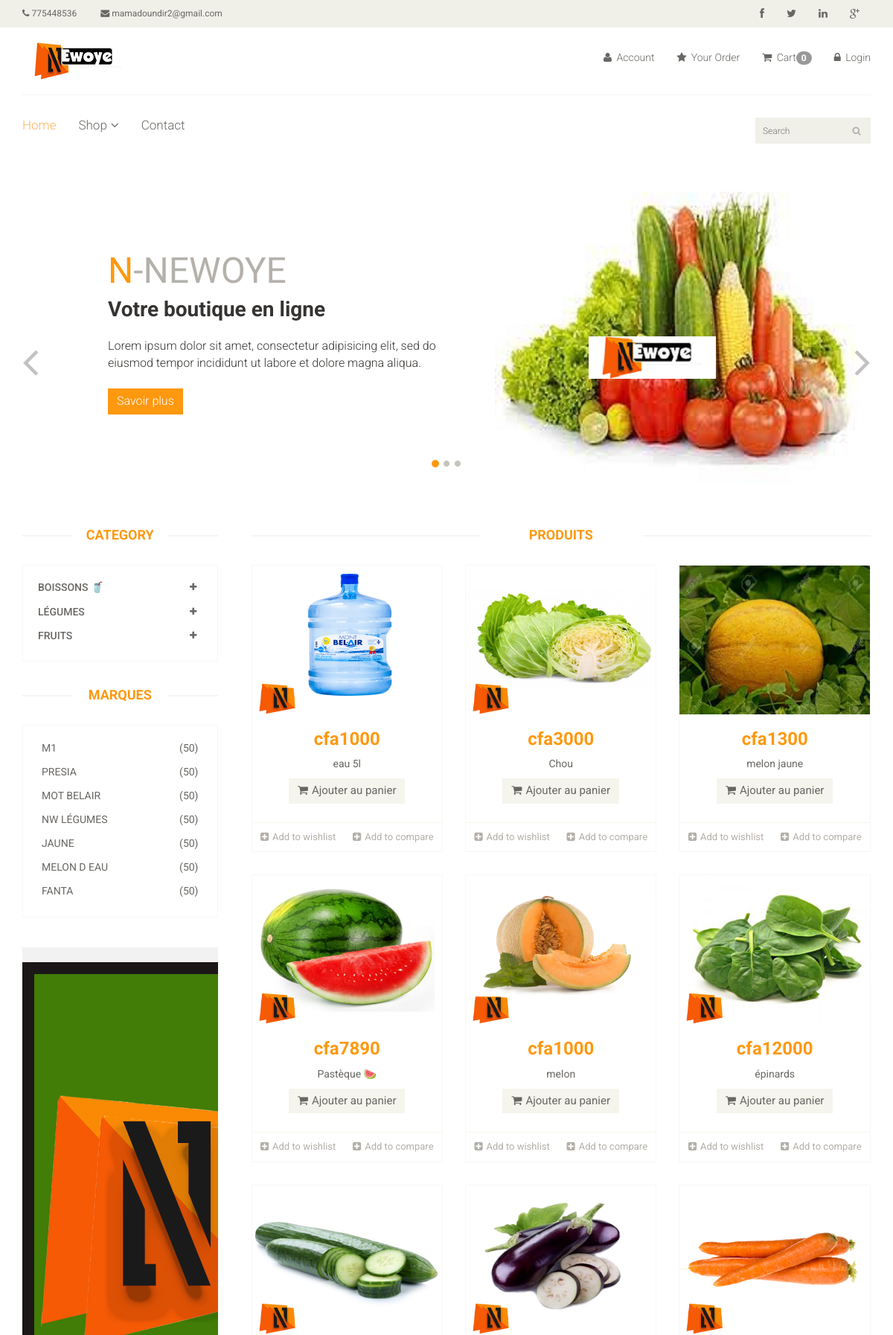
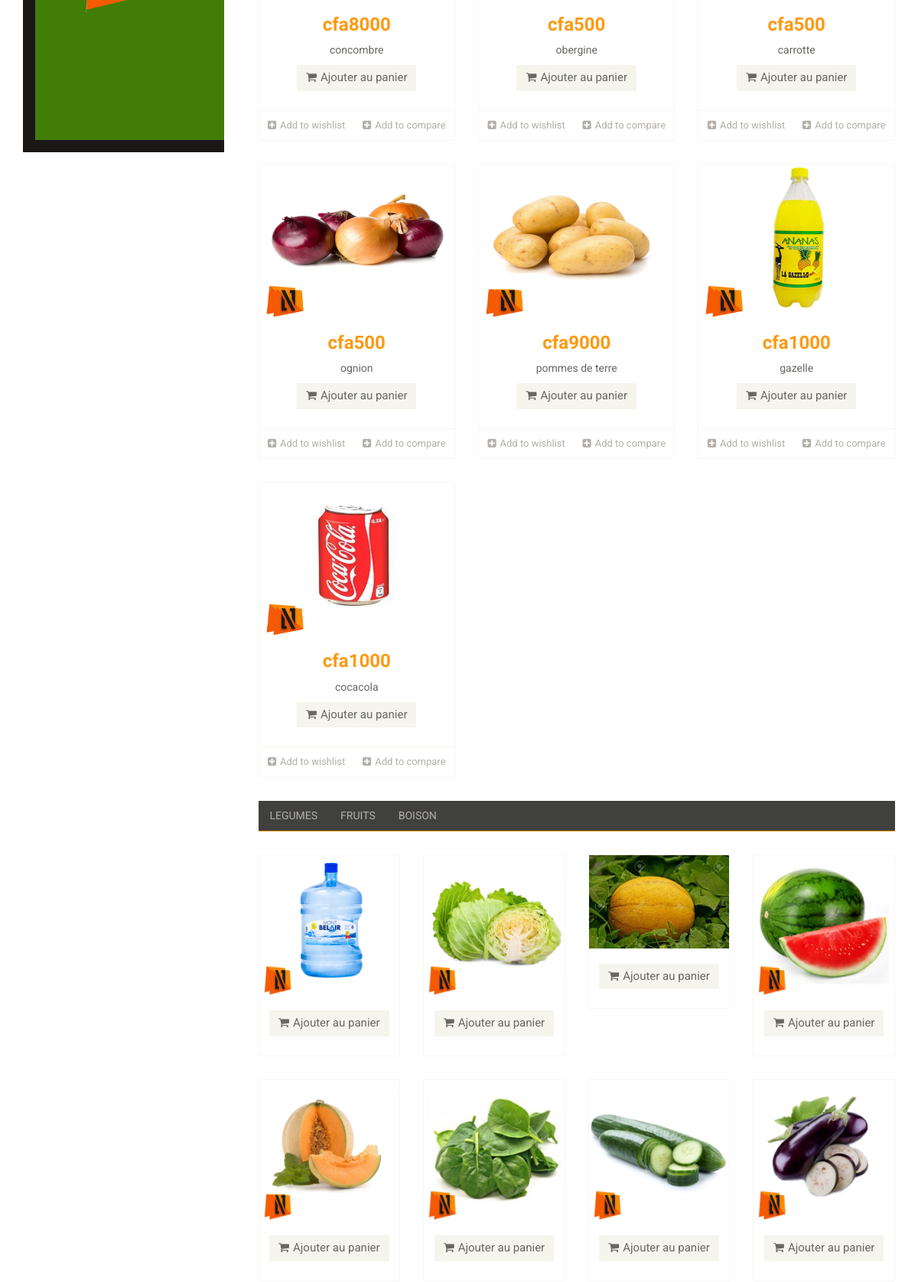
The page / (upper part) on the database its author committed (2 pictures, top to bottom).
### app/models.py (models this page shows, shortened)
class Category(models.Model):
    name = models.CharField(max_length=200)

class Brand(models.Model):
    name = models.CharField(max_length=200)

class Product(models.Model):
    Availability = (('In Stock','In Stock'),('Out of Stock','Out of Stock'))
    category = models.ForeignKey(Category, on_delete=models.CASCADE, null=False, default='')
    sub_category = models.ForeignKey(Sub_Category, on_delete=models.CASCADE, null=False, default='')
    brand = models.ForeignKey(Brand,on_delete=models.CASCADE,null=True)
    image = models.ImageField(upload_to='ecommerce/pimg')
    name = models.CharField(max_length=100)
    price = models.IntegerField()
    Availability = models.CharField(choices= Availability,null=True,max_length=100)
    date = models.DateField(auto_now_add=True)

### E_shop/views.py (the view)
# urls.py: path('',views.Index,name='index'),
def Index(request):
    category = Category.objects.all()
    brand = Brand.objects.all()
    brandID = request.GET.get('brand ')
    categoryID = request.GET.get('category')
    if categoryID:
        product = Product.objects.filter(sub_category=categoryID).order_by('-id')
    elif brandID:
        product = Product.objects.filter(brand=brandID).order_by('-id')
    else:
        product = Product.objects.all()
    context = {
        'category': category,
        'product': product,
        'brand': brand,
    }
    return render(request, 'index.html', context)

### templates/index.html (shortened to what this page needs)
{% extends 'master.html'%}
{%block body%}
	<section id="slider">
		<div class="container">
			<div class="row">
				<div class="col-sm-12">
					<div id="slider-carousel" class="carousel slide" data-ride="carousel">
						<ol class="carousel-indicators">
							<li data-target="#slider-carousel" data-slide-to="0" class="active"></li>
							<li data-target="#slider-carousel" data-slide-to="1"></li>
							<li data-target="#slider-carousel" data-slide-to="2"></li>
						</ol>
						<div class="carousel-inner">
							<div class="item active">
								<div class="col-sm-6">
								<h1><span>N</span>-NEWOYE</h1>
									<h2>Votre boutique en ligne </h2>
									<p>Lorem ipsum dolor sit amet, consectetur adipisicing elit, sed do eiusmod tempor incididunt ut labore et dolore magna aliqua.
									<button type="button" class="btn btn-default get">Savoir plus</button>
									</div>
								<div class="col-sm-6">
									<img src="/static/images/home/girl1.jpg" alt="" />
									<img src="/static/images/home/pricing.png"  class="pricing" alt="" />
								</div>
							</div>
						</div>
						<a href="#slider-carousel" class="left control-carousel hidden-xs" data-slide="prev">
							<i class="fa fa-angle-left"></i>
						</a>
						<a href="#slider-carousel" class="right control-carousel hidden-xs" data-slide="next">
							<i class="fa fa-angle-right"></i>
						</a>
					</div>
				</div>
			</div>
		</div>
	</section>
	<section>
		<div class="container">
			<div class="row">
				<div class="col-sm-3">
					<div class="left-sidebar">
						<h2>Category</h2>
						<div class="panel-group category-products" id="accordian">
							{% for cat in category %}
							<div class="panel panel-default">
								<div class="panel-heading">
									<h4 class="panel-title">
										<a data-toggle="collapse" data-parent="#accordian" href="#{{cat.id}}">
											<span class="badge pull-right"><i class="fa fa-plus"></i></span>
											{{cat.name}}
										</a>
									</h4>
								</div>
							</div>
							{% endfor%}
						</div>
						<div class="brands_products">
							<h2>Marques</h2>
							<div class="brands-name">
								<ul class="nav nav-pills nav-stacked">
									{% for i in brand %}
									<li><a href="/?brand={{i.id}}"> <span class="pull-right">(50)</span>{{i.name}}</a></li>
									{% endfor%}
								</ul>
							</div>
						</div>
						<div class="shipping text-center">
							<img src="images/home/shipping.jpg" alt="" />
						</div>
					</div>
				</div>
				<div class="col-sm-9 padding-right">
					<div class="features_items">
						<h2 class="title text-center">PRODUITS</h2>
						{% for prod in product%}
						<div class="col-sm-4">
							<div class="product-image-wrapper">
								<div class="single-products">
										<div class="productinfo text-center">
											<img src="{{prod.image}}" alt="" height="200px;"/>
											<h2>cfa{{prod.price}}</h2>
											<p>{{prod.name}}</p>
											<a href="{% url 'cart_add' prod.id %}" class="btn btn-default add-to-cart"><i class="fa fa-shopping-cart"></i>Ajouter au panier</a>
										</div>
										<div class="product-overlay">
											<div class="overlay-content">
											</div>
										</div>
								</div>
								<div class="choose">
									<ul class="nav nav-pills nav-justified">
										<li><a href="#"><i class="fa fa-plus-square"></i>Add to wishlist</a></li>
										<li><a href="#"><i class="fa fa-plus-square"></i>Add to compare</a></li>
									</ul>
								</div>
							</div>
						</div>
						{% endfor%}
					</div>
					<div class="category-tab">
						<div class="col-sm-12">
							<ul class="nav nav-tabs">
								<li><a href="#blazers" data-toggle="tab">legumes</a></li>
								<li><a href="#sunglass" data-toggle="tab">fruits</a></li>
								<li><a href="#kids" data-toggle="tab">boison</a></li>
							</ul>
						</div>
						<div class="tab-content">
                         {% for prod in product%}
							<div class="tab-pane fade active in" id="legume" >
								<div class="col-sm-3">
									<div class="product-image-wrapper">
										<div class="single-products">
											<div class="productinfo text-center">
												<img src="{{prod.image}}"  alt="" />
												<a href="#" class="btn btn-default add-to-cart"><i class="fa fa-shopping-cart"></i>Ajouter au panier</a>
											</div>
										</div>
									</div>
								</div>
							</div>
                      {% endfor%}
						</div>
					</div>
				</div>
			</div>
		</div>
	</section>
{%endblock%}

### rows shown on the page
Category: name "BOISSONS 🥤"
Category: name "LÉGUMES"
Category: name "FRUITS"
Brand: name "M1"
Brand: name "PRESIA"
Brand: name "MOT BELAIR"
Brand: name "NW LÉGUMES"
Brand: name "JAUNE"
Brand: name "MELON D EAU"
Brand: name "FANTA"
Product: image (picture), price "1000", name "eau 5l"
Product: image (picture), price "3000", name "Chou"
Product: image (picture), price "1300", name "melon jaune"
Product: image (picture), price "7890", name "Pastèque 🍉"
Product: image (picture), price "1000", name "melon"
Product: image (picture), price "12000", name "épinards"
Product: image (picture), price "8000", name "concombre"
Product: image (picture), price "500", name "obergine"
Product: image (picture), price "500", name "carrotte"
Product: image (picture), price "500", name "ognion"
Product: image (picture), price "9000", name "pommes de terre"
Product: image (picture), price "1000", name "gazelle"
Product: image (picture), price "1000", name "cocacola"

### other values the page prints
{{ request.session.cart|length }} "0"
